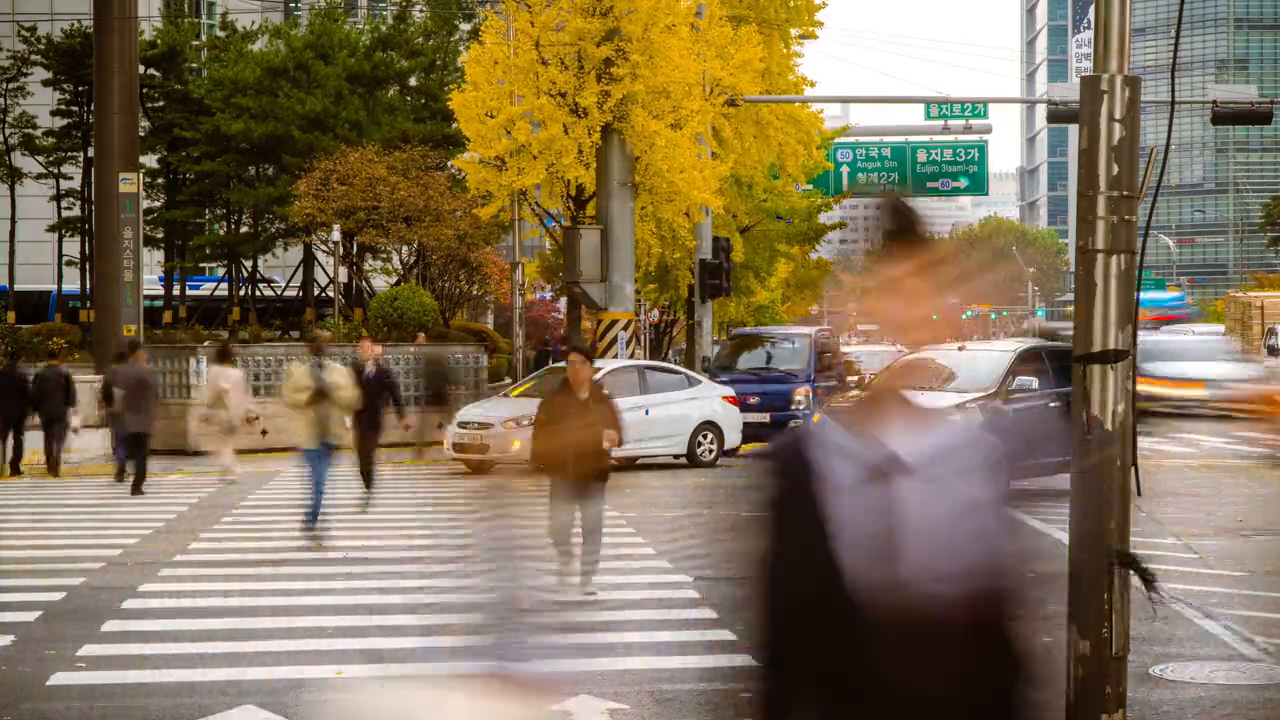
#> input picture frame 15 of OpenCV/opencv_vision_file/videos/seoul.mp4, 1280 x 720 px, given in place of video1.mp4, which was not available
$ python 05-cv-03-05-video.py
#> lines starting #> are read from the running program, lines starting #| are printed output that depends on the picture
import sys
import cv2

cap = cv2.VideoCapture('videos/video1.mp4') # 비디오 열기

if not cap.isOpened():
    print("Camera open failed!")
    sys.exit()

# 비디오 프레임 크기 출력
fps = round(cap.get(cv2.CAP_PROP_FPS))
delay = round(1000 / fps)

while True:     # 카메라 프레임 처리
    ret, frame = cap.read()
#> frame is the input picture: shape (720, 1280, 3); mean B, G, R 89.5, 114.6, 131

    if not ret:
        break

    inversed = ~frame  # 반전
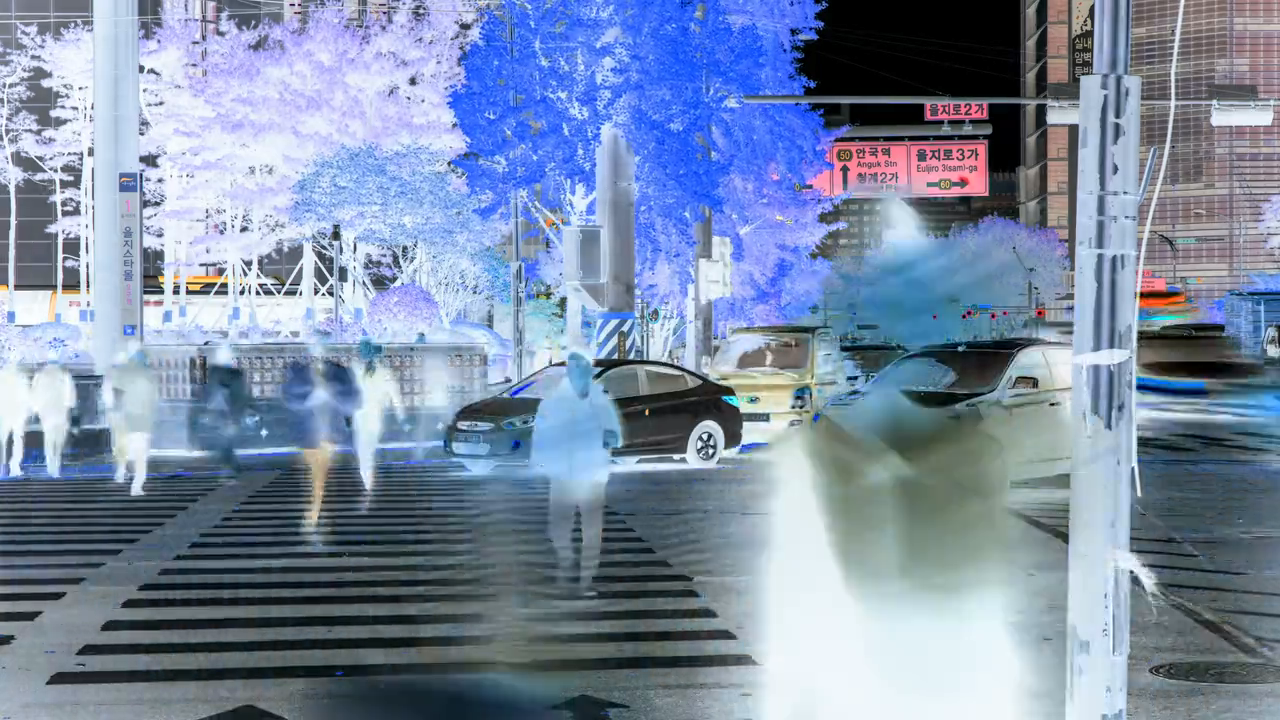
#> inversed: shape (720, 1280, 3); mean B, G, R 165.5, 140.4, 124

    cv2.imshow('frame', frame)
    cv2.imshow('inversed', inversed)

    if cv2.waitKey(10) == 27:
#> (key Esc is pressed here)
        break

cap.release()
cv2.destroyAllWindows()

$ run again, starting later in the video
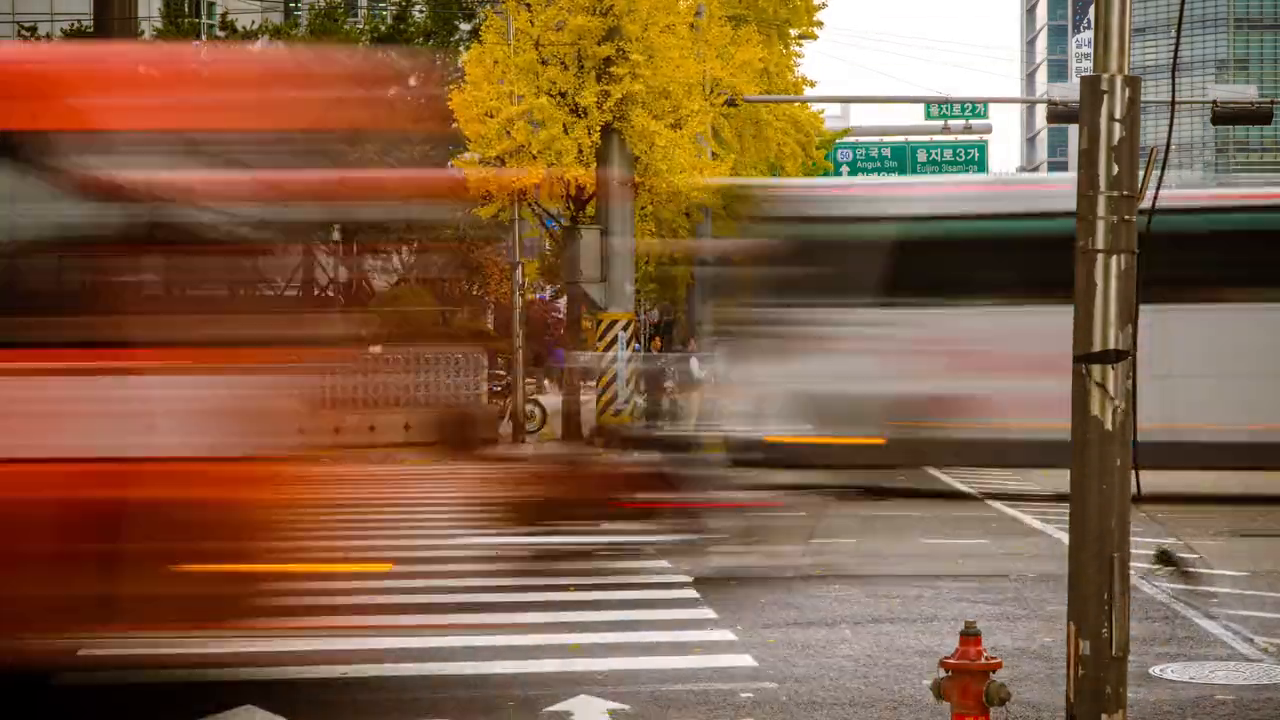
#> input picture frame 67 of OpenCV/opencv_vision_file/videos/seoul.mp4, 1280 x 720 px, given in place of video1.mp4, which was not available
#> frame is the input picture: shape (720, 1280, 3); mean B, G, R 69.4, 95.7, 130.4
#> `inversed = ~frame`:
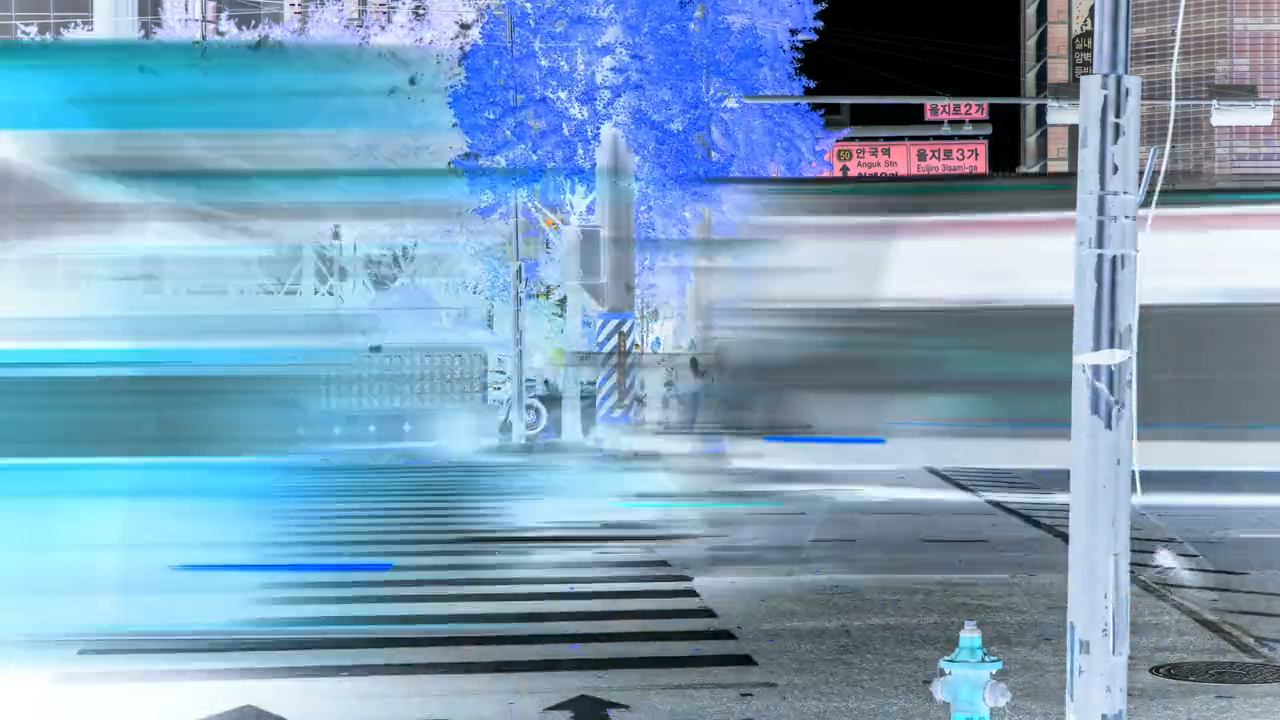
#> inversed: shape (720, 1280, 3); mean B, G, R 185.6, 159.3, 124.6

$ run again, starting later in the video
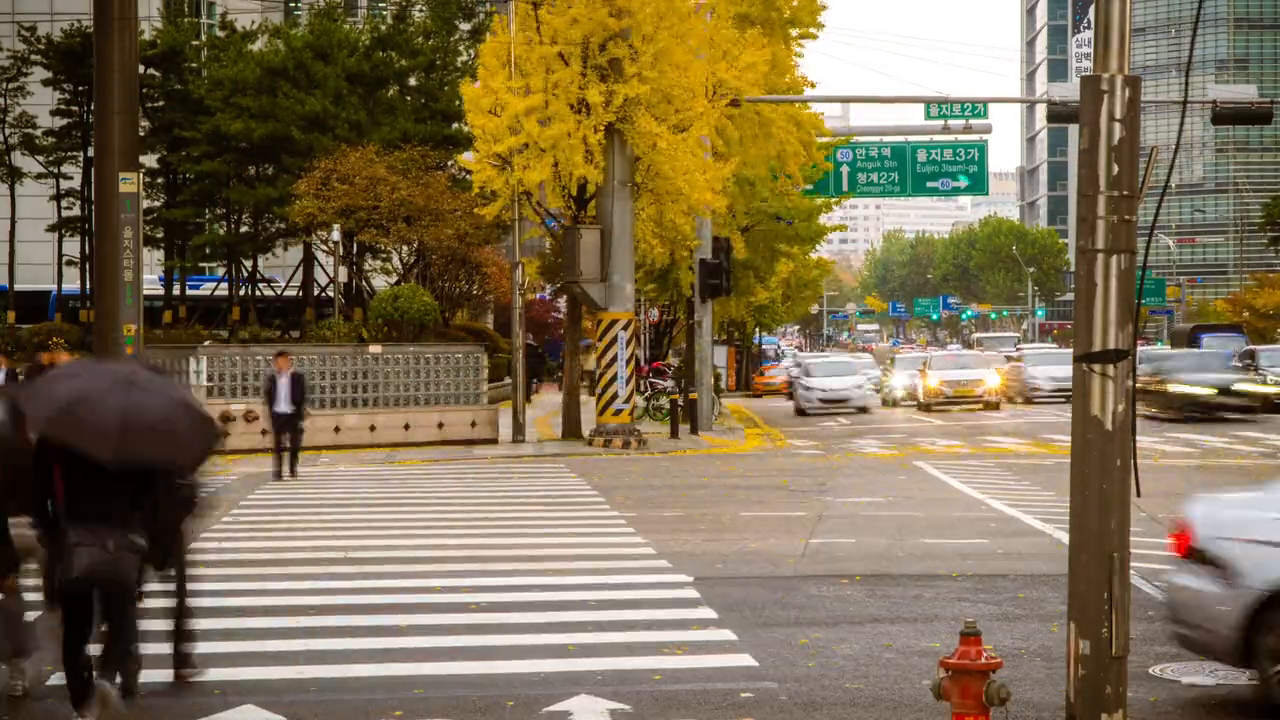
#> input picture frame 120 of OpenCV/opencv_vision_file/videos/seoul.mp4, 1280 x 720 px, given in place of video1.mp4, which was not available
#> frame is the input picture: shape (720, 1280, 3); mean B, G, R 83.8, 111.1, 126.2
#> `inversed = ~frame`:
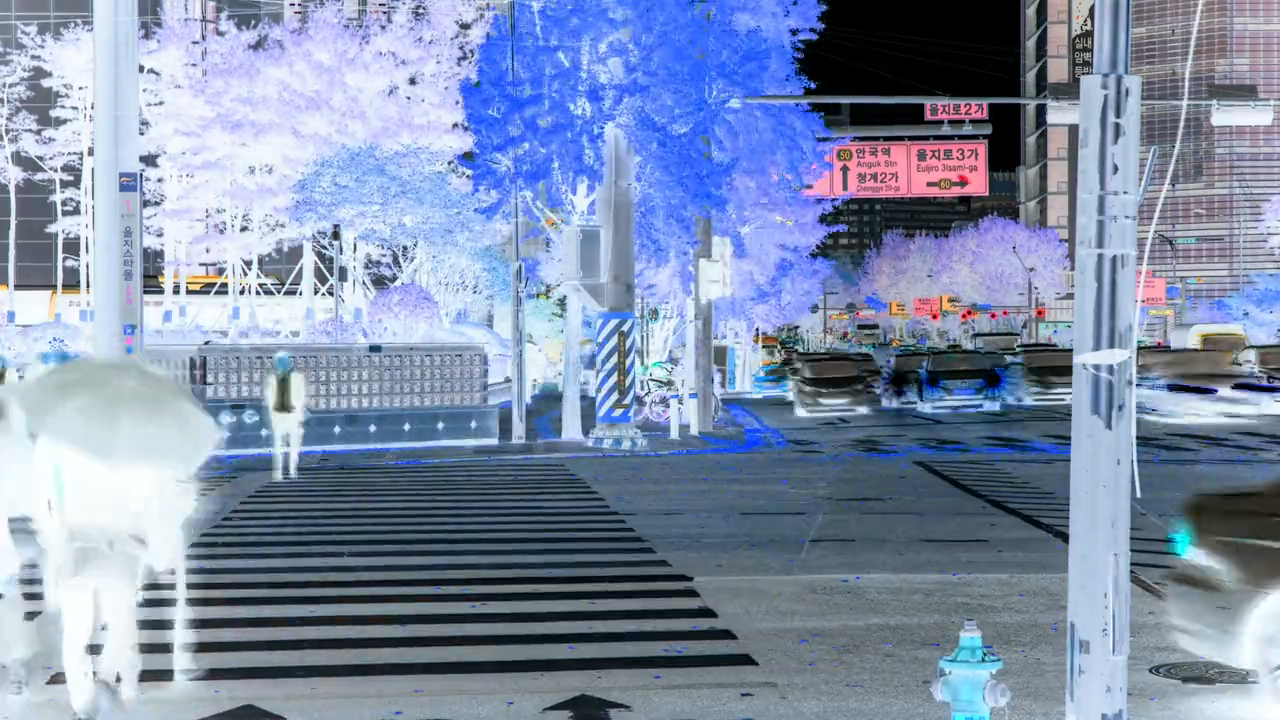
#> inversed: shape (720, 1280, 3); mean B, G, R 171.2, 143.9, 128.8
